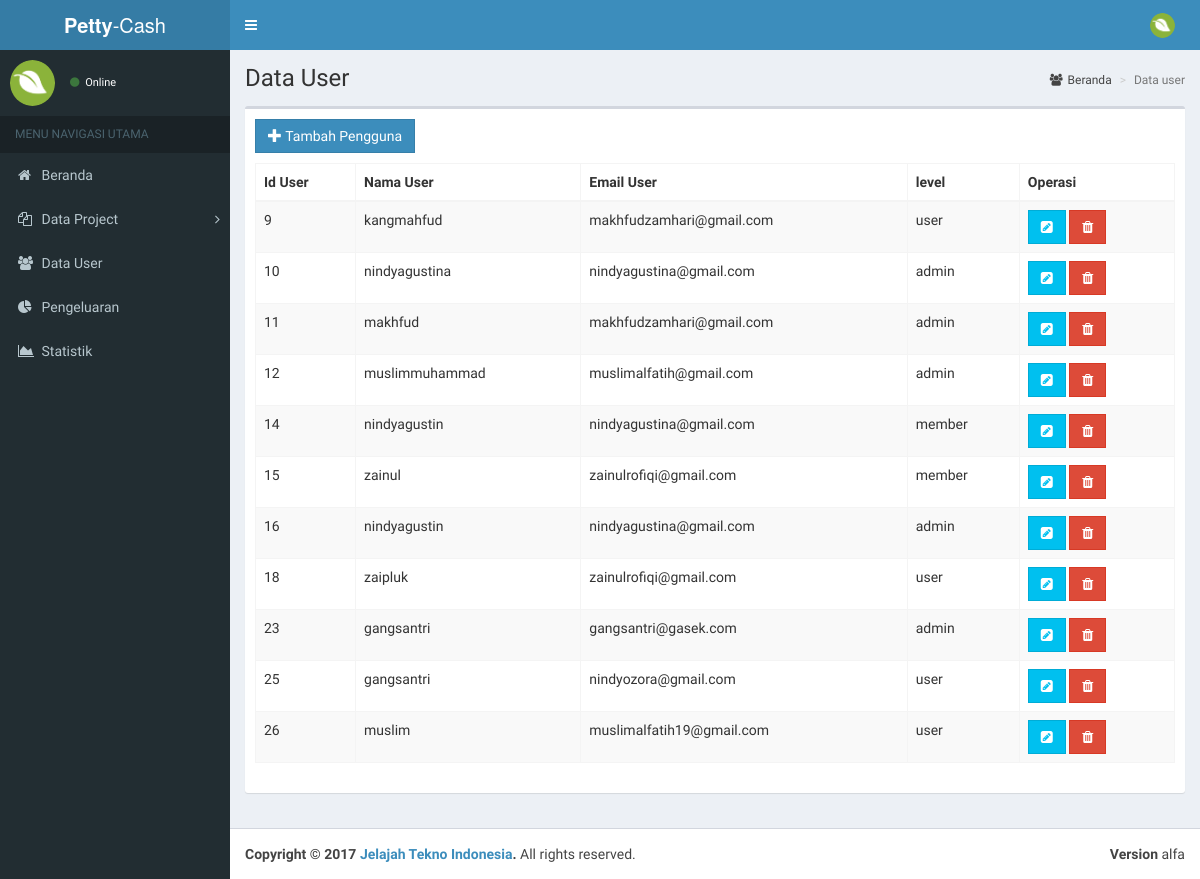
The app's page /index.php/c_user, older data.
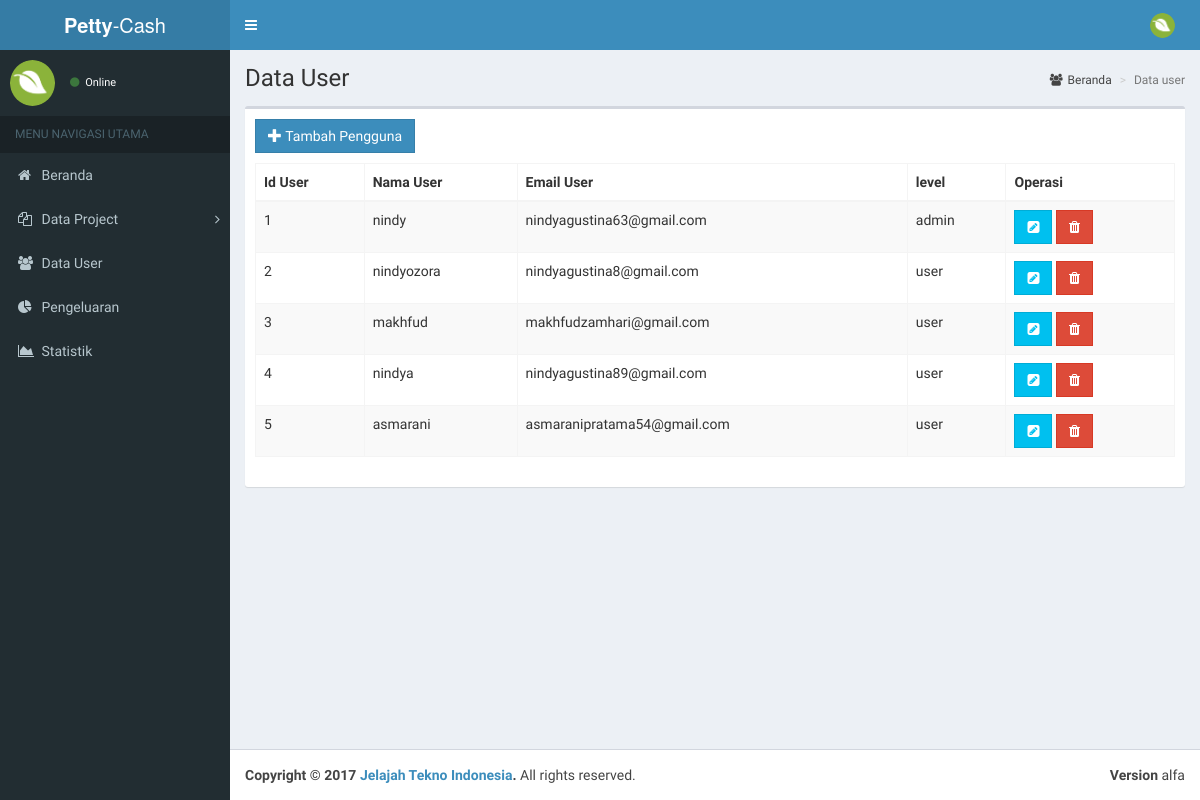
The same page, newer data.
### tables this page shows
CREATE TABLE `tb_user` (
  `idUser` int(11) NOT NULL,
  `username` varchar(20) NOT NULL,
  `email` text NOT NULL,
  `password` varchar(20) NOT NULL,
  `level` varchar(20) NOT NULL,
  `kode_verifikasi` text NOT NULL,
  `status` varchar(50) NOT NULL
);

### application/controllers/C_user.php (called while the page is built, shortened)
<?php
class C_user extends CI_Controller {
    function __construct() {
        $this->load->model('m_user');
        $this->load->library('randomPassword');
    }
    public function index() {
        $data = $this->m_user->getAllUser();
        $this->load->view('attribute/header');
        $this->load->view('admin/v_user');
        $this->load->view('tabel/tabel_user', array('data_in' => $data));
        $this->load->view('attribute/footer');
    }
}

### index.php (called while the page is built, shortened)
<?php
require_once BASEPATH.'core/CodeIgniter.php';

### application/models/m_user.php (called while the page is built, shortened)
<?php
class M_user extends CI_Model {
    public function getAllUser($param = "") {
        $query = $this->db->query("SELECT * FROM tb_user " . $param);
        return $query->result_array();
    }
}
?>

### application/views/tabel/tabel_user.php (the view, shortened to what this page needs)
<div class="row">
    <div class="col-xs-12">
        <div class="table-responsive">
            <table id="tabel_user" class="table table-hover table-bordered table-striped">
                <thead>
                    <tr>
                        <th>Id User</th>
                        <th>Nama User</th>
                        <th>Email User</th>
                        <th>level</th>
                        <th>Operasi</th>
                    </tr>
                </thead>
                <tbody id="showdata">
                <?php foreach ($data_in as $data): ?>
                <tr>
                        <td><?php echo $data['idUser']; ?></td>
                        <td><?php echo $data['username']; ?></td>
                        <td><?php echo $data['email']; ?></td>
                        <td><?php echo $data['level']; ?></td>
                        <td>
                            <a href="javascript:;" class="btn btn-info btedit btn-flat" data="<?php echo $data['idUser'];?>"><span class="fa fa-pencil-square"></span></a>
                            <a href="<?= base_url() ?>c_user/do_delete/<?= $data['idUser'] ?>" class="btn btn-danger btdelete btn-flat" onclick = "return confirm('anda yakin ingin hapus ini?')"><span class="fa fa-trash"></span></a>
                        </td>
                    </tr>
                <?php endforeach ?>
                </tbody>
            </table>
        </div>
    </div>
</div>
</div>
</div>
</section>

### application/views/attribute/header.php (shortened to what this page needs)
<!DOCTYPE html>
<html>
    <head>
        <link rel="stylesheet" href="<?php echo base_url() . "assets/bootstrap/css/bootstrap.min.css"; ?>">
        <link rel="stylesheet" href="https://cdnjs.cloudflare.com/ajax/libs/font-awesome/4.5.0/css/font-awesome.min.css">
        <link rel="stylesheet" href="https://cdnjs.cloudflare.com/ajax/libs/ionicons/2.0.1/css/ionicons.min.css">
        <link rel="stylesheet" href="<?php echo base_url() . "assets/dist/css/AdminLTE.min.css"; ?>">
        <link rel="stylesheet" href="<?php echo base_url() . "assets/dist/css/skins/_all-skins.min.css"; ?>">
        <link rel="stylesheet" href="<?php echo base_url() . "assets/plugins/iCheck/flat/blue.css"; ?>">
        <link rel="stylesheet" href="<?php echo base_url() . "assets/plugins/morris/morris.css"; ?>">
        <link rel="stylesheet" href="<?php echo base_url() . "assets/plugins/jvectormap/jquery-jvectormap-1.2.2.css"; ?>">
        <link rel="stylesheet" href="<?php echo base_url() . "assets/plugins/datepicker/datepicker3.css"; ?>">
        <link rel="stylesheet" href="<?php echo base_url() . "assets/plugins/daterangepicker/daterangepicker.css"; ?>">
        <link rel="stylesheet" href="<?php echo base_url() . "assets/plugins/bootstrap-wysihtml5/bootstrap3-wysihtml5.min.css"; ?>">
        <link rel="stylesheet" type="text/css" href="<?php echo base_url("assets/plugins/datatables/css/jquery.dataTables.min.css"); ?>">
        <link rel="stylesheet" type="text/css" href="<?php echo base_url("assets/plugins/datatables/css/jquery.dataTables_themeroller.css"); ?>">
    </head>
    <body class="hold-transition skin-blue sidebar-mini">
        <div class="wrapper">
            <header class="main-header">
                <a href="<?php echo base_url('welcome'); ?>" class="logo">
                    <span class="logo-lg"><b>Petty</b>-Cash</span>
                </a>
                <nav class="navbar navbar-static-top">
                    <a href="#" class="sidebar-toggle" data-toggle="offcanvas" role="button">
                    </a>
                    <div class="navbar-custom-menu">
                        <ul class="nav navbar-nav">
                            <li class="dropdown user user-menu">
                                <a href="#" class="dropdown-toggle" data-toggle="dropdown">
                                    <img src="<?php echo base_url("assets/logo/logo.png"); ?>" class="user-image" alt="User Image">
                                </a>
                            </li>
                        </ul>
                    </div>
                </nav>
            </header>
            <aside class="main-sidebar">
                <section class="sidebar">
                    <div class="user-panel">
                        <div class="pull-left image">
                            <img src="<?php echo base_url("assets/logo/logo.png"); ?>" class="img-circle" alt="User Image">
                        </div>
                        <div class="pull-left info">
                            <a href="#"><i class="fa fa-circle text-success"></i> Online</a>
                        </div>
                    </div>
                    <ul class="sidebar-menu">
                        <li class="header">MENU NAVIGASI UTAMA</li>
                        <li class="treeview">
                            <a href="<?php echo base_url("Welcome/index"); ?>">
                                <i class="fa fa-home"></i> <span>Beranda</span>
                            </a>
                        </li>
                        <li class="treeview">
                            <a href="">
                                <i class="fa fa-files-o"></i>
                                <span>Data Project</span>
                                <span class="pull-right-container">
                                    <i class="fa fa-angle-right pull-right"></i>
                                </span>
                            </a>
                        </li>
                        <li class="treeview">
                            <a href="<?php echo base_url("C_user/index"); ?>">
                                <i class="fa fa-users"></i> <span>Data User</span>
                            </a>
                        </li>
                        <li class="treeview">
                            <a href="<?php echo base_url("C_pengeluaran/index"); ?>">
                                <i class="fa fa-pie-chart"></i>
                                <span>Pengeluaran</span>
                            </a>
                        </li>
                        <li class="treeview">
                            <a href="<?php echo base_url("C_statistik/index"); ?>">
                                <i class="fa fa-area-chart"></i>
                                <span>Statistik</span>
                            </a>
                        </li>
                </section>
            </aside>
            <div class="content-wrapper">

### application/views/admin/v_user.php (shortened to what this page needs)
<section class="content-header">
    <h1>Data User</h1>
    <ol class="breadcrumb">
        <li><a href=""><i class="fa fa-users"></i>Beranda</a></li>
        <li class="active">Data user</li>
    </ol>
</section>
<section class="content">
    <div class="box">
        <div class="box-body">
            <button style="margin-bottom: 10px;" class="btn btn-primary btn-flat" id ="btnAdd"><span class="glyphicon glyphicon-plus"></span> Tambah Pengguna</button>

### application/views/attribute/footer.php (shortened to what this page needs)
</div>
<footer class="main-footer">
    <div class="pull-right hidden-xs">
        <b>Version</b> alfa
    </div>
    <strong>Copyright &copy; 2017 <a href="#">Jelajah Tekno Indonesia</a>.</strong> All rights
    reserved.
</footer>
</body>
</html>

Row changes from the older to the newer data that the page shows:
removed tb_user: idUser "9", username "kangmahfud", email "makhfudzamhari@gmail.com", level "user"
removed tb_user: idUser "10", username "nindyagustina", email "nindyagustina@gmail.com", level "admin"
removed tb_user: idUser "11", username "makhfud", email "makhfudzamhari@gmail.com", level "admin"
removed tb_user: idUser "12", username "muslimmuhammad", email "muslimalfatih@gmail.com", level "admin"
removed tb_user: idUser "14", username "nindyagustin", email "nindyagustina@gmail.com", level "member"
removed tb_user: idUser "15", username "zainul", email "zainulrofiqi@gmail.com", level "member"
removed tb_user: idUser "16", username "nindyagustin", email "nindyagustina@gmail.com", level "admin"
removed tb_user: idUser "18", username "zaipluk", email "zainulrofiqi@gmail.com", level "user"
removed tb_user: idUser "23", username "gangsantri", email "gangsantri@gasek.com", level "admin"
removed tb_user: idUser "25", username "gangsantri", email "nindyozora@gmail.com", level "user"
removed tb_user: idUser "26", username "muslim", email "muslimalfatih19@gmail.com", level "user"
added tb_user: idUser "1", username "nindy", email "nindyagustina63@gmail.com", level "admin"
added tb_user: idUser "2", username "nindyozora", email "nindyagustina8@gmail.com", level "user"
added tb_user: idUser "3", username "makhfud", email "makhfudzamhari@gmail.com", level "user"
added tb_user: idUser "4", username "nindya", email "nindyagustina89@gmail.com", level "user"
added tb_user: idUser "5", username "asmarani", email "asmaranipratama54@gmail.com", level "user"
